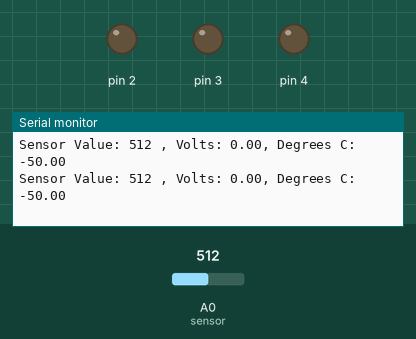
This sketch was run on a simulated Arduino Uno, built with avr-gcc and run on an emulated ATmega328P. Parts: output pins drawn as LEDs (lit = HIGH), the last lines printed to the serial monitor. The inputs (shaded band) are chosen by the test bench; at power-on: A0 (sensor) = 512.

Above: at 1.2 s.
1.3 s: A0 (sensor) set to 11
At 1.42 s:
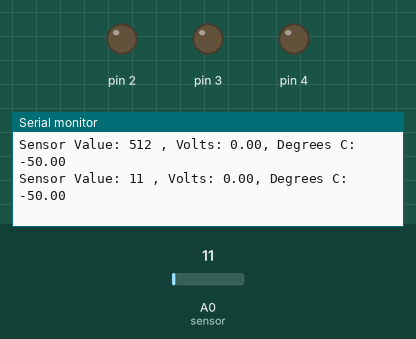
4.3 s: A0 (sensor) set to 8
At 4.34 s:
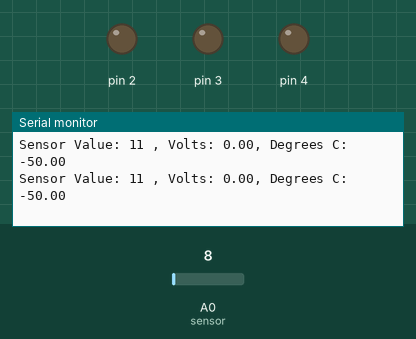
Timing chart, 0 to 7.3 s (numbered marks = the images above; inputs shaded):
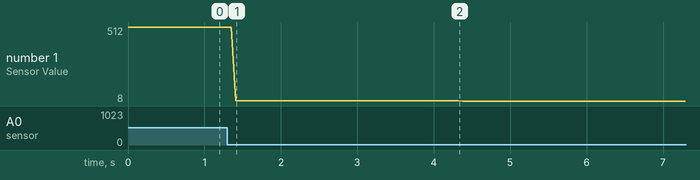

Measured:
- after the input at 1.3 s, the serial monitor: prints a new line after 0.11 s (image 1)
- plotted number 1: 512 → 11 after the input at 1.3 s, 11 → 8 after the input at 4.3 s

The sketch:

project03.ino
```cpp
const int sensor = A0;
const float baseT = 20.0;

void setup() {
  Serial.begin(9600);
  for(int i = 2; i< 5; i++) {
    pinMode(i, OUTPUT);
    digitalWrite(i, 0);
  }
}

void loop() {
  int sensorvalue = analogRead(sensor);
  Serial.print("Sensor Value: ");
  Serial.print(sensorvalue);
  float volts = (sensorvalue/1024) * 5.0;
  Serial.print(" , Volts: ");
  Serial.print(volts);
  float temp = (volts - 0.5) * 100;
  Serial.print(", Degrees C: ");
  Serial.println(temp);

  if(temp < baseT) {
    for(int i = 2; i< 5; i++) {
      digitalWrite(i, 0);
    }
  }
  else if(temp >= baseT + 2 && temp < baseT + 4) {
    digitalWrite(2, 1);
    digitalWrite(3, 0);
    digitalWrite(4, 0);
  }
  else if(temp >= baseT + 4 && temp < baseT + 6) {
    digitalWrite(2, 1);
    digitalWrite(3, 1);
    digitalWrite(4, 0);
  }
  else if(temp >= baseT + 6) {
    digitalWrite(2, 1);
    digitalWrite(3, 1);
    digitalWrite(4, 1);
  }
  delay(1);
}
```
